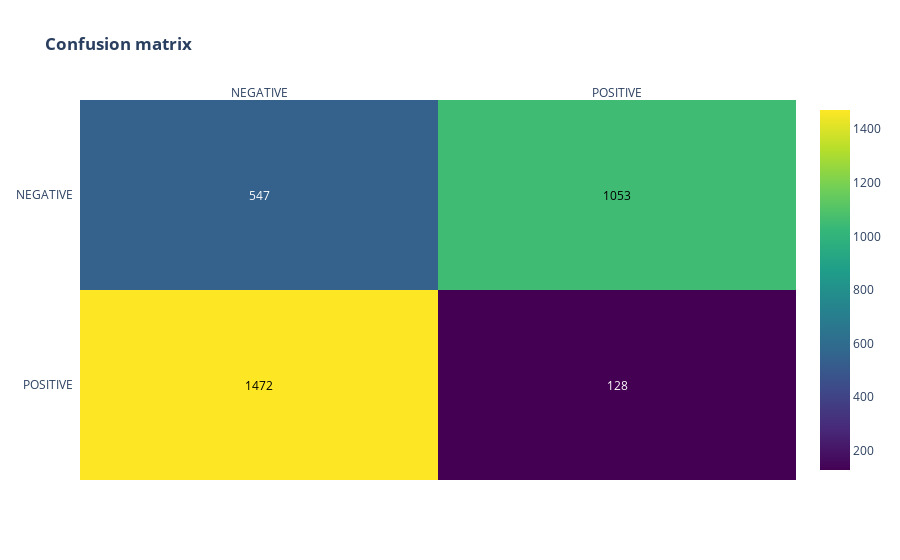

Here is the notebook cell this chart was saved with:
### Code cell
target_names = ['NEGATIVE', 'POSITIVE']
print(classification_report(labels_test, y_pred_label, target_names=target_names))
print("ROC AUC score : ", round(roc_auc_score(labels_test, y_pred_label), 3))
print("Average Precision score : ", round(average_precision_score(labels_test, y_pred_label), 3),)
conf_matrix(metrics.confusion_matrix(labels_test, y_pred_label))

### Figure 1 — Plotly figure (JSON) as saved in the notebook; plotly's stock layout.template omitted (floating-point values rounded to 4 significant figures)
{"data": [{"colorscale": [[0, "#440154"], [0.1111, "#482878"], [0.2222, "#3e4989"], [0.3333, "#31688e"], [0.4444, "#26828e"], [0.5556, "#1f9e89"], [0.6667, "#35b779"], [0.7778, "#6ece58"], [0.8889, "#b5de2b"], [1, "#fde725"]], "reversescale": false, "showscale": true, "type": "heatmap", "x": ["NEGATIVE", "POSITIVE"], "y": ["POSITIVE", "NEGATIVE"], "z": [[1472, 128], [547, 1053]]}], "layout": {"annotations": [{"font": {"color": "#000000"}, "showarrow": false, "text": "1472", "x": "NEGATIVE", "xref": "x", "y": "POSITIVE", "yref": "y"}, {"font": {"color": "#FFFFFF"}, "showarrow": false, "text": "128", "x": "POSITIVE", "xref": "x", "y": "POSITIVE", "yref": "y"}, {"font": {"color": "#FFFFFF"}, "showarrow": false, "text": "547", "x": "NEGATIVE", "xref": "x", "y": "NEGATIVE", "yref": "y"}, {"font": {"color": "#000000"}, "showarrow": false, "text": "1053", "x": "POSITIVE", "xref": "x", "y": "NEGATIVE", "yref": "y"}], "autosize": true, "title": {"text": "<b>Confusion matrix</b>"}, "xaxis": {"autorange": true, "dtick": 1, "gridcolor": "rgb(0, 0, 0)", "range": [-0.5, 1.5], "side": "top", "ticks": "", "type": "category"}, "yaxis": {"autorange": true, "dtick": 1, "range": [-0.5, 1.5], "ticks": "", "ticksuffix": "  ", "type": "category"}}}
